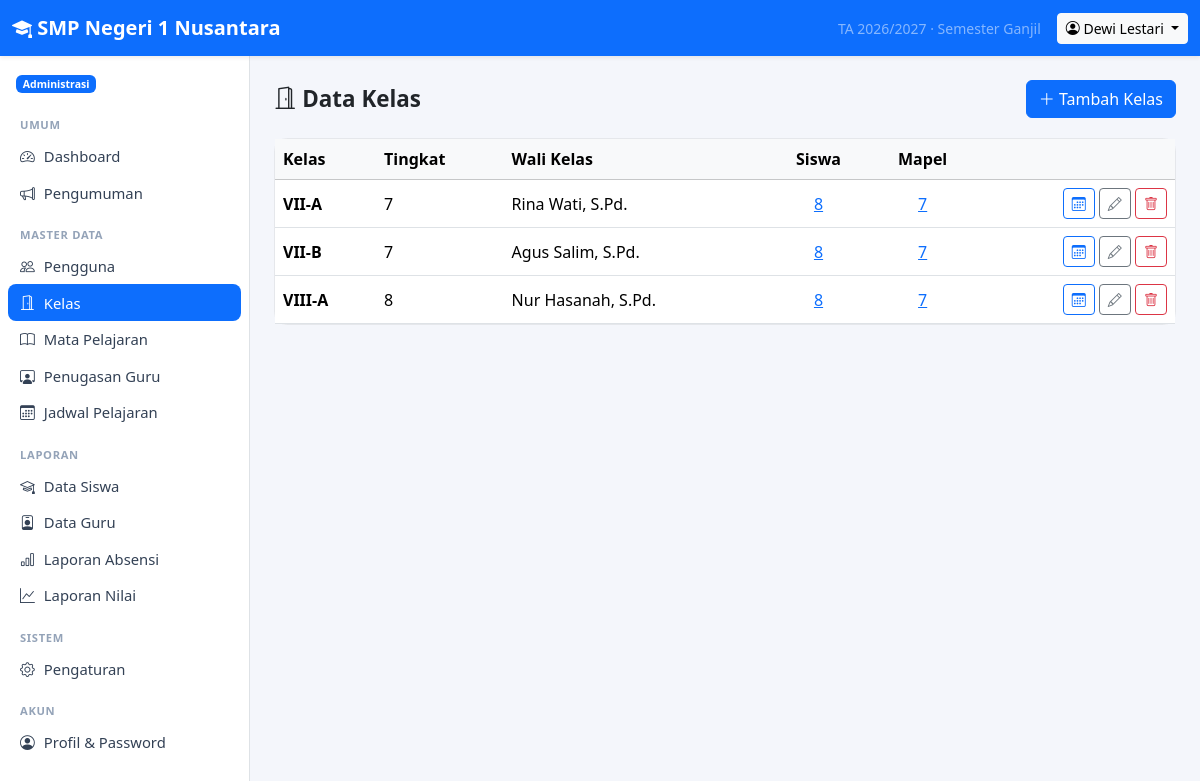
The app's page /index.php?r=admin/kelas (signed in) with its own data.
### tables this page shows
CREATE TABLE `settings` (
  `skey` varchar(50) NOT NULL,
  `svalue` text DEFAULT NULL,
  PRIMARY KEY (`skey`)
);

CREATE TABLE `users` (
  `id` int(11) NOT NULL AUTO_INCREMENT,
  `username` varchar(50) NOT NULL,
  `password_hash` varchar(255) NOT NULL,
  `name` varchar(100) NOT NULL,
  `role` varchar(20) NOT NULL,
  `nip` varchar(30) DEFAULT NULL,
  `email` varchar(100) DEFAULT NULL,
  `phone` varchar(30) DEFAULT NULL,
  `active` int(11) NOT NULL DEFAULT 1,
  `created_at` datetime DEFAULT current_timestamp(),
  PRIMARY KEY (`id`),
  UNIQUE KEY `username` (`username`),
  KEY `idx_users_role` (`role`)
);

CREATE TABLE `classes` (
  `id` int(11) NOT NULL AUTO_INCREMENT,
  `name` varchar(50) NOT NULL,
  `level` int(11) NOT NULL,
  `homeroom_teacher_id` int(11) DEFAULT NULL,
  PRIMARY KEY (`id`),
  UNIQUE KEY `name` (`name`),
  KEY `homeroom_teacher_id` (`homeroom_teacher_id`),
  CONSTRAINT `classes_ibfk_1` FOREIGN KEY (`homeroom_teacher_id`) REFERENCES `users` (`id`) ON DELETE SET NULL
);

### app/controllers/admin.php (called while the page is built, shortened)
<?php
function admin_classes(): void
{
    $classes = db_all(
        'SELECT c.*, u.name AS homeroom_name,
                (SELECT COUNT(*) FROM students s WHERE s.class_id = c.id) AS student_count,
                (SELECT COUNT(*) FROM teaching_assignments ta WHERE ta.class_id = c.id) AS subject_count
         FROM classes c LEFT JOIN users u ON u.id = c.homeroom_teacher_id ORDER BY c.level, c.name'
    );
    render('admin/classes', compact('classes'), 'Data Kelas');
}

### public/index.php (called while the page is built, shortened)
<?php
$routes = require BASE_PATH . '/app/routes.php';
$route  = trim(param('r'), '/');
[$file, $handler, $roles] = $routes[$route];
if ($roles !== null) {
    $roles === [] ? require_login() : require_role(...$roles);
}
try {
    $handler();
} catch (Throwable $e) {
    error_log((string) $e);
    if (config('debug')) {
        throw $e;
    }
    abort(500, 'Terjadi kesalahan pada server. Silakan coba lagi.');
}

### app/db.php (called while the page is built, shortened)
<?php
function db(): PDO
{
    static $pdo = null;
    if ($pdo instanceof PDO) {
        return $pdo;
    }
    $c = config('db');
    $options = [
        PDO::ATTR_ERRMODE            => PDO::ERRMODE_EXCEPTION,
        PDO::ATTR_DEFAULT_FETCH_MODE => PDO::FETCH_ASSOC,
        PDO::ATTR_EMULATE_PREPARES   => false,
    ];
    try {
        if ($c['driver'] === 'mysql') {
            $dsn = sprintf('mysql:host=%s;port=%s;dbname=%s;charset=utf8mb4', $c['host'], $c['port'], $c['name']);
            $pdo = new PDO($dsn, $c['user'], $c['pass'], $options);
            $pdo->exec("SET time_zone = '" . date('P') . "'");
        } else {
            $pdo = new PDO('sqlite:' . $c['sqlite_path'], null, null, $options);
            $pdo->exec('PRAGMA foreign_keys = ON');
            $pdo->exec('PRAGMA journal_mode = WAL');
        }
    } catch (PDOException $e) {
        if (PHP_SAPI === 'cli') {
            throw $e;
        }
        error_log((string) $e);
        while (ob_get_level() > 0) {
            ob_end_clean();
        }
        http_response_code(500);
        exit('<!doctype html><html lang="id"><meta charset="utf-8"><meta name="viewport" content="width=device-width, initial-scale=1">'
            . '<title>Database tidak terhubung</title>'
            . '<body style="font-family:system-ui,sans-serif;background:#f4f6fb;margin:0;padding:16px">'
            . '<div style="max-width:640px;margin:64px auto;background:#fff;border:1px solid #e5e7eb;border-radius:12px;padding:28px">'
            . '<h2 style="margin-top:0;color:#b91c1c">Tidak dapat terhubung ke database</h2>'
            . '<p>Aplikasi tidak bisa tersambung ke server database. Periksa hal berikut:</p><ol style="line-height:1.7">'
            . '<li>Nama database, user, dan password di <code>config.local.php</code> (atau <code>config.php</code>) sudah benar.</li>'
            . '<li>User database sudah ditambahkan ke database dengan hak <em>ALL PRIVILEGES</em>.</li>'
            . '<li>File <code>database/sekolah_mysql_kosong.sql</code> atau <code>sekolah_mysql.sql</code> sudah di-import.</li>'
            . '<li>Server MySQL/MariaDB sedang berjalan.</li></ol>'
            . '<p style="color:#64748b;font-size:14px;margin-bottom:0">Detail kesalahan dicatat di log error server.</p></div></body></html>');
    }
    return $pdo;
}
function db_query(string $sql, array $params = []): PDOStatement
{
    $st = db()->prepare($sql);
    $st->execute($params);
    return $st;
}
function db_one(string $sql, array $params = []): ?array
{
    $row = db_query($sql, $params)->fetch();
    return $row === false ? null : $row;
}
function db_all(string $sql, array $params = []): array
{
    return db_query($sql, $params)->fetchAll();
}

### app/auth.php (called while the page is built, shortened)
<?php
function current_user(): ?array
{
    static $user = false;
    if ($user !== false) {
        return $user;
    }
    $uid = $_SESSION['uid'] ?? null;
    $user = $uid ? db_one('SELECT * FROM users WHERE id = ? AND active = 1', [$uid]) : null;
    return $user;
}
function require_login(): array
{
    $u = current_user();
    return $u;
}
function require_role(string ...$roles): array
{
    $u = require_login();
    return $u;
}

### app/menu.php (called while the page is built, shortened)
<?php
function menu_for(string $role): array
{
    $common = ['Umum' => [
        ['Dashboard', '', 'speedometer2'],
        ['Pengumuman', 'pengumuman', 'megaphone'],
    ]];
    $teaching = ['Mengajar' => [
        ['Jadwal Mengajar', 'guru/jadwal', 'calendar-week'],
        ['Input Absensi', 'guru/absensi', 'clipboard-check'],
        ['Input Nilai', 'guru/nilai', 'pencil-square'],
    ]];
    return $common + ($menus[$role] ?? []) + ['Akun' => [['Profil & Password', 'profil', 'person-circle']]];
}

### app/views/admin/classes.php (the view)
<div class="page-header">
    <h1><i class="bi bi-door-open"></i> Data Kelas</h1>
    <a class="btn btn-primary" href="<?= url('admin/kelas/form') ?>"><i class="bi bi-plus-lg"></i> Tambah Kelas</a>
</div>
<div class="card"><div class="table-responsive">
    <table class="table table-hover mb-0">
        <thead class="table-light"><tr><th>Kelas</th><th>Tingkat</th><th>Wali Kelas</th><th class="text-center">Siswa</th><th class="text-center">Mapel</th><th></th></tr></thead>
        <tbody>
        <?php foreach ($classes as $c): ?>
            <tr>
                <td class="fw-semibold"><?= e($c['name']) ?></td>
                <td><?= (int) $c['level'] ?></td>
                <td><?= $c['homeroom_name'] ? e($c['homeroom_name']) : '<span class="text-danger small">Belum ditentukan</span>' ?></td>
                <td class="text-center"><a href="<?= url('data/siswa', ['class_id' => $c['id']]) ?>"><?= (int) $c['student_count'] ?></a></td>
                <td class="text-center"><a href="<?= url('admin/penugasan', ['class_id' => $c['id']]) ?>"><?= (int) $c['subject_count'] ?></a></td>
                <td class="text-end text-nowrap">
                    <a class="btn btn-sm btn-outline-primary" href="<?= url('admin/jadwal', ['class_id' => $c['id']]) ?>" title="Jadwal"><i class="bi bi-calendar3"></i></a>
                    <a class="btn btn-sm btn-outline-secondary" href="<?= url('admin/kelas/form', ['id' => $c['id']]) ?>"><i class="bi bi-pencil"></i></a>
                    <?= delete_button('admin/kelas/hapus', (int) $c['id'], 'Hapus kelas ' . $c['name'] . '?') ?>
                </td>
            </tr>
        <?php endforeach; if (!$classes) echo empty_row(6); ?>
        </tbody>
    </table>
</div></div>

### app/helpers.php (shortened to what this page needs)
<?php
function config(string $key, mixed $default = null): mixed
{
    $value = $GLOBALS['config'];
    foreach (explode('.', $key) as $part) {
        $value = $value[$part];
    }
    return $value;
}
function e(mixed $value): string
{
    return htmlspecialchars((string) ($value ?? ''), ENT_QUOTES, 'UTF-8');
}
function url(string $route = '', array $params = []): string
{
    $query = $route !== '' ? ['r' => $route] + $params : $params;
    return 'index.php' . ($query ? '?' . http_build_query($query) : '');
}
function csrf_token(): string
{
    return $_SESSION['csrf'];
}
function csrf_field(): string
{
    return '<input type="hidden" name="_csrf" value="' . e(csrf_token()) . '">';
}
function param(string $key, string $default = ''): string
{
    $v = $_GET[$key] ?? $default;
    return is_string($v) ? trim($v) : $default;
}
function render(string $view, array $data = [], string $title = ''): void
{
    extract($data, EXTR_SKIP);
    require BASE_PATH . '/app/views/' . $view . '.php';
    $content = ob_get_clean();
    require BASE_PATH . '/app/views/layout.php';
}
function role_label(string $role): string
{
    return ROLES[$role] ?? $role;
}
function setting(string $key, string $default = ''): string
{
    static $cache = null;
    if ($cache === null) {
        $cache = [];
        foreach (db_all('SELECT skey, svalue FROM settings') as $row) {
            $cache[$row['skey']] = (string) $row['svalue'];
        }
    }
    return $cache[$key] ?? $default;
}
function period(): array
{
    return [
        'year'     => setting('academic_year', date('Y') . '/' . (date('Y') + 1)),
        'semester' => setting('semester', 'Ganjil'),
    ];
}
function delete_button(string $route, int $id, string $confirm = 'Hapus data ini?', string $label = ''): string
{
    return '<form method="post" action="' . e(url($route)) . '" class="d-inline" data-confirm="' . e($confirm) . '">'
        . csrf_field() . '<input type="hidden" name="id" value="' . $id . '">'
        . '<button class="btn btn-sm btn-outline-danger" title="Hapus"><i class="bi bi-trash"></i>' . ($label ? ' ' . e($label) : '') . '</button></form>';
}

### app/views/layout.php (shortened to what this page needs)
<?php
$me = current_user();
$currentRoute = trim(param('r'), '/');
$schoolName = setting('school_name', config('app_name'));
$p = period();
?>
<!doctype html>
<html lang="id">
<head>
    <link href="assets/vendor/bootstrap/bootstrap.min.css" rel="stylesheet">
    <link href="assets/vendor/bootstrap-icons/bootstrap-icons.min.css" rel="stylesheet">
    <link href="assets/app.css" rel="stylesheet">
</head>
<body>
<?php if ($me): ?>
<nav class="navbar navbar-dark bg-primary sticky-top shadow-sm d-print-none">
    <div class="container-fluid">
        <a class="navbar-brand fw-semibold me-auto" href="<?= url() ?>"><i class="bi bi-mortarboard-fill"></i> <?= e($schoolName) ?></a>
        <span class="navbar-text text-white-50 small d-none d-md-inline me-3">
            TA <?= e($p['year']) ?> · Semester <?= e($p['semester']) ?>
        </span>
        <div class="dropdown">
            <button class="btn btn-sm btn-light dropdown-toggle" data-bs-toggle="dropdown">
                <i class="bi bi-person-circle"></i> <span class="d-none d-sm-inline"><?= e($me['name']) ?></span>
            </button>
        </div>
    </div>
</nav>
<div class="d-flex">
    <aside class="offcanvas-lg offcanvas-start sidebar border-end bg-body d-print-none" tabindex="-1" id="sidebar">
        <div class="offcanvas-body d-block p-2">
            <div class="px-2 py-2 mb-2 small">
                <span class="badge text-bg-primary"><?= e(role_label($me['role'])) ?></span>
            </div>
            <?php foreach (menu_for($me['role']) as $section => $items): ?>
                <div class="menu-section"><?= e($section) ?></div>
                <ul class="nav nav-pills flex-column mb-2">
                    <?php foreach ($items as [$label, $route, $icon]):
                        $active = $currentRoute === $route || ($route !== '' && str_starts_with($currentRoute, $route . '/')); ?>
                        <li class="nav-item">
                            <a class="nav-link<?= $active ? ' active' : '' ?>" href="<?= url($route) ?>">
                                <i class="bi bi-<?= e($icon) ?>"></i> <?= e($label) ?>
                            </a>
                        </li>
                    <?php endforeach; ?>
                </ul>
            <?php endforeach; ?>
        </div>
    </aside>
    <main class="flex-grow-1 p-3 p-md-4 main-content">
        <?= $content ?>
    </main>
</div>
<?php else: ?>
    <?= $content ?>
<?php endif; ?>
</body>
</html>

### public/assets/app.css (style rules this page uses)
body { background: #f4f6fb; }
.sidebar { width: 250px; flex-shrink: 0; min-height: calc(100vh - 56px); }
@media (min-width: 992px) { .sidebar { position: sticky; top: 56px; height: calc(100vh - 56px); overflow-y: auto; } }
.sidebar .nav-link { color: #334155; border-radius: .5rem; padding: .45rem .75rem; font-size: .925rem; }
.sidebar .nav-link.active { background: var(--bs-primary); color: #fff; }
.sidebar .nav-link i { width: 1.25rem; display: inline-block; }
.menu-section { font-size: .7rem; text-transform: uppercase; letter-spacing: .06em; color: #94a3b8; padding: .5rem .75rem .25rem; font-weight: 600; }
.main-content { min-width: 0; }
.card { border-radius: .8rem; border-color: #e5e7eb; }
.table > :not(caption) > * > * { vertical-align: middle; }
.page-header { display: flex; flex-wrap: wrap; gap: .75rem; justify-content: space-between; align-items: center; margin-bottom: 1.25rem; }
.page-header h1 { font-size: 1.4rem; margin: 0; font-weight: 600; }

### records on screen
settings: skey "2026/2027", skey "Ganjil"
users: name "Dewi Lestari", role "Administrasi"
classes: name "VII-A", level "7", homeroom_teacher.name "Rina Wati, S.Pd.", student_count "8", subject_count "7"
classes: name "VII-B", level "7", homeroom_teacher.name "Agus Salim, S.Pd.", student_count "8", subject_count "7"
classes: name "VIII-A", level "8", homeroom_teacher.name "Nur Hasanah, S.Pd.", student_count "8", subject_count "7"

### other values on screen
$schoolName "SMP Negeri 1 Nusantara"
$section "UMUM"
$label "Dashboard"
$label "Pengumuman"
$section "MASTER DATA"
$label "Pengguna"
$label "Kelas"
$label "Mata Pelajaran"
$label "Penugasan Guru"
$label "Jadwal Pelajaran"
$section "LAPORAN"
$label "Data Siswa"
$label "Data Guru"
$label "Laporan Absensi"
$label "Laporan Nilai"
